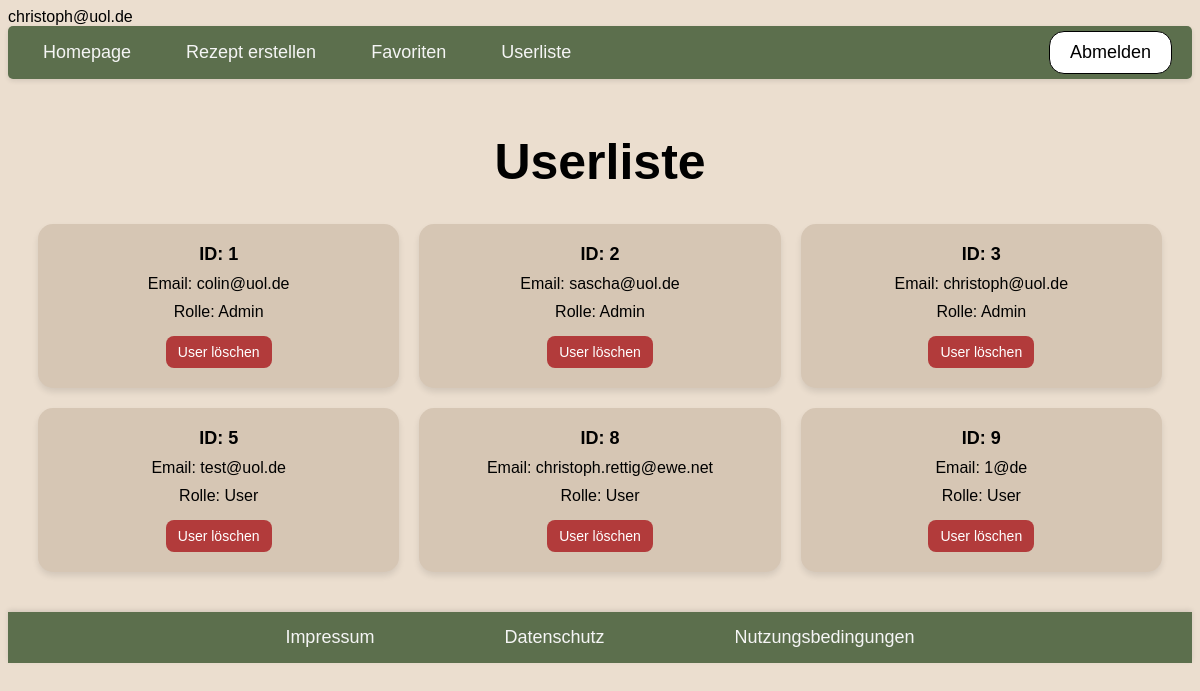
The app's page /userliste.php (signed in), older data.
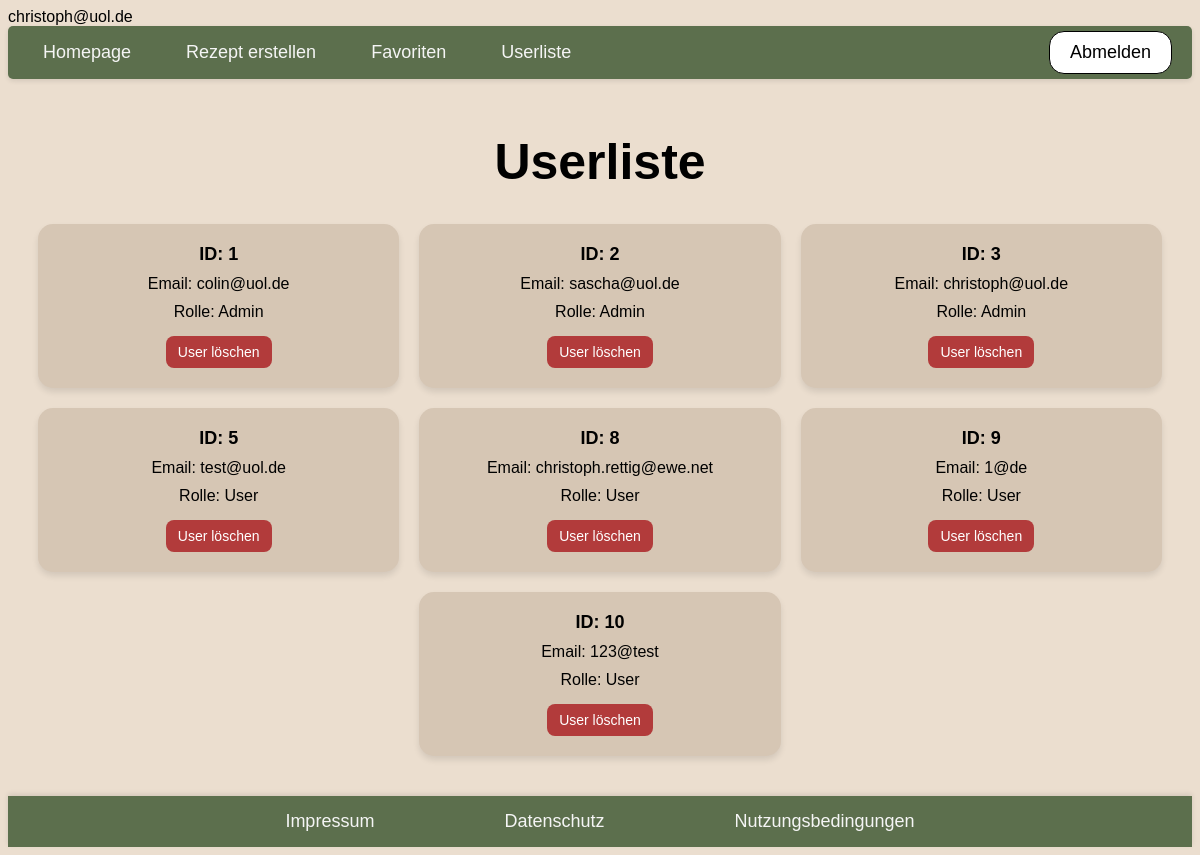
The same page, newer data.
### tables this page shows
CREATE TABLE user (
                id INTEGER PRIMARY KEY AUTOINCREMENT,
                email TEXT NOT NULL UNIQUE,
                passwort TEXT NOT NULL,
                rolle TEXT DEFAULT 'User'
            );

### userliste.php (called while the page is built, shortened)
<?php
require_once "php/controller/UserController.php";
$userController = new UserController();
$users = $userController->request();
require_once "php/view/userliste.php";

### php/model/UserPDOSQLite.php (called while the page is built, shortened)
<?php
require_once "UserEintrag.php";
class UserPDOSQLite implements UserDAO
{
    private static $instance = null;
    public static function getInstance()
    {
        if (self::$instance === null) {
            self::$instance = new UserPDOSQLite();
        }
        return self::$instance;
    }
    public function getUsers()
    {
        try {
            $db = $this->getConnection();
            $sql = "SELECT * FROM user";
            $command = $db->prepare($sql);
            if (!$command->execute()) {
                throw new InternalErrorException();
            }
            $result = $command->fetchAll();
            $entries = [];
            foreach ($result as $row) {
                $entries[] = new UserEintrag(
                    $row["id"],
                    $row["email"],
                    $row["passwort"],
                    $row["rolle"]
                );
            }
            return $entries;
        } catch (PDOException $exc) {
            throw new InternalErrorException();
        }
    }
    private function getConnection()
    {
        try {
            $user = 'root';
            $pw = null;
            $dsn = 'sqlite:db/rezept.db';
            $db = new PDO($dsn, $user, $pw);
            $db->exec("PRAGMA foreign_keys = ON;");
            return $db;
        } catch (PDOException $e) {
            throw new InternalErrorException();
        }
    }
}

### php/model/User.php (called while the page is built, shortened)
<?php
require_once "php/model/UserPDOSQLite.php";
class User{
    public static function getInstance(){
        return UserPDOSQLite::getInstance();
    }
}
?>

### php/controller/UserController.php (called while the page is built, shortened)
<?php
require_once "php/model/UserEintrag.php";
require_once "php/model/User.php";
class UserController
{
    public function request()
    {
        try {
            $user = User::getInstance();
            $users = $user->getUsers();
            return $users;
        } catch (InternalErrorException $exc) {
            $_SESSION["message"] = "internal_error";
        }
    }
}

### php/model/UserEintrag.php (called while the page is built, shortened)
<?php
class UserEintrag
{
    private $id;
    private $email;
    private $rolle;
    public function __construct($id, $email, $password, $rolle)
    {
        $this->id = $id;
        $this->email = $email;
        $this->rolle = $rolle;
    }
    public function getId()
    {
        return $this->id;
    }
    public function getEmail()
    {
        return $this->email;
    }
    public function getRolle()
    {
        return $this->rolle;
    }
}

### php/view/userliste.php (the view, shortened to what this page needs)
<?php
require_once "php/include/head.php";
?>
<body>
    <?php
    require_once "php/include/header.php";
    ?>
    <main class="userliste">
        <h1>Userliste</h1>
        <div class="user-container">
            <?php if (empty($users)): ?>
                Keine Einträge vorhanden.
                <?php else:
                foreach ($users as $user): ?>
                    <div class='user-card'>
                        <span class='user-id'>ID: <?= htmlspecialchars($user->getID()) ?></span>
                        <span class='user-email'>Email: <?= htmlspecialchars($user->getEmail()) ?></span>
                        <span class='user-role'>Rolle: <?= htmlspecialchars($user->getRolle()) ?></span>
                        <form action="user-loeschen.php?email=<?= urlencode($user->getEmail()) ?>" method="post" style="display:inline;">
                            <button type="submit" class="delete-button">User löschen</button>
                        </form>
                    </div>
                <?php endforeach; ?>
            <?php endif; ?>
        </div>
    </main>
    <?php
    include_once "php/include/footer.php"
    ?>
</body>
</html>

### php/include/head.php (shortened to what this page needs)
<!DOCTYPE html>
<html lang="de">
<head>
    <link rel="stylesheet" href="css/main.css" />
</head>

### php/include/header.php
<header class="header">
  <nav class="navbar">
    <ul class="left-links">
      <li><a href="index.php">Homepage</a></li>
      <?php if (isset($_SESSION["loggedin"]) && $_SESSION["loggedin"] === true) { ?>
        <li><a href="rezeptErstellen.php">Rezept erstellen</a></li>
        <li><a href="favoriten.php">Favoriten</a></li>
        <?php if (isset($_SESSION["rolle"]) && $_SESSION["rolle"] === "Admin") { ?>
          <li><a href="userliste.php">Userliste</a></li>
        <?php } ?>
      <?php } ?>
    </ul>
    <ul class="right-buttons">
      <?php if (isset($_SESSION["loggedin"]) && $_SESSION["loggedin"] == true) { ?>
        <li><a href="abmeldung.php" class="button-link">Abmelden</a></li>
      <?php } else { ?>
        <li><a href="anmeldung.php" class="button-link">Anmelden</a></li>
        <li><a href="registrierung.php" class="button-link">Registrieren</a></li>
      <?php } ?>
    </ul>
  </nav>
</header>

### php/include/footer.php
<footer class="footer">
  <nav class="footer-nav">
    <ul>
      <li><a href="impressum.php">Impressum</a></li>
      <li><a href="datenschutz.php">Datenschutz</a></li>
      <li><a href="nutzungsbedingungen.php">Nutzungsbedingungen</a></li>
    </ul>
  </nav>
</footer>

### css/index.css (style rules this page uses)
body { background-color: rgb(235, 222, 207);; font-family: sans-serif; }
h1 { color: Black; font-family: sans-serif; font-size: 50px; text-align: center; }

### css/header.css (style rules this page uses)
.header { position: sticky; top: 0; z-index: 1000; width: 100%; box-shadow: 0 2px 5px rgba(0, 0, 0, 0.1); background-color: #5C6F4D; border-radius: 5px; }
.navbar { display: flex; justify-content: space-between; align-items: center; padding: 1px 20px; }
.navbar .left-links { display: flex; list-style: none; padding: 0; margin: 0; }
.navbar .left-links li { margin-right: 25px; }
.navbar .left-links li a { color: #F5F5F5; text-decoration: none; display: block; text-align: center; font-size: large; padding: 15px; }
.navbar .right-buttons { display: flex; list-style: none; padding: 0; margin: 0; }
.navbar .right-buttons li { margin-left: 10px; }
.navbar .right-buttons li a { display: inline-block; padding: 10px 20px; background-color: white; color: black; font-size: large; text-decoration: none; border-radius: 15px; border: 1px solid black; }
@media (min-width: 1025px) and (max-width: 1440px) { .left-links a, .right-buttons a { font-size: 1.2rem; } }

### css/footer.css (style rules this page uses)
.footer { width: 100%; background-color: #5C6F4D; box-shadow: 0 -2px 5px rgba(0, 0, 0, 0.1); position: relative; bottom: 0; margin-top: 20px; }
.footer-nav ul { display: flex; justify-content: center; align-items: center; list-style: none; margin: 0; padding: 0; gap: 100px; }
.footer-nav li a { color: #F5F5F5; text-decoration: none; font-size: large; padding: 15px; display: block; border-radius: 8px; }

### css/userliste.css (style rules this page uses)
.userliste { padding: 20px; }
.user-container { display: flex; flex-wrap: wrap; gap: 20px; justify-content: center; }
.user-card { background-color: #D6C6B4; border-radius: 15px; padding: 20px; color: black; box-shadow: 0 4px 6px rgba(0,0,0,0.1); transition: transform 0.2s ease-in-out; font-family: sans-serif; text-align: center; flex: 1 1 100%; max-width: 100%; box-sizing: border-box; }
.user-card span { display: block; margin-bottom: 10px; font-size: 16px; }
.user-card span.user-id { font-weight: bold; font-size: 18px; }
.user-role { font-size: 15px; }
.delete-button { margin-top: 5px; padding: 8px 12px; background-color: #b23b3b; color: white; border: none; border-radius: 8px; font-size: 14px; cursor: pointer; transition: background-color 0.2s ease-in-out; }
@media (min-width: 600px) { .user-card { flex: 1 1 calc(50% - 20px); max-width: calc(50% - 20px); } }
@media (min-width: 1024px) { .user-card { flex: 1 1 calc(33.333% - 20px); max-width: calc(33.333% - 20px); } }

Row changes from the older to the newer data that the page shows:
added user: id "10", email "123@test", rolle "User"
